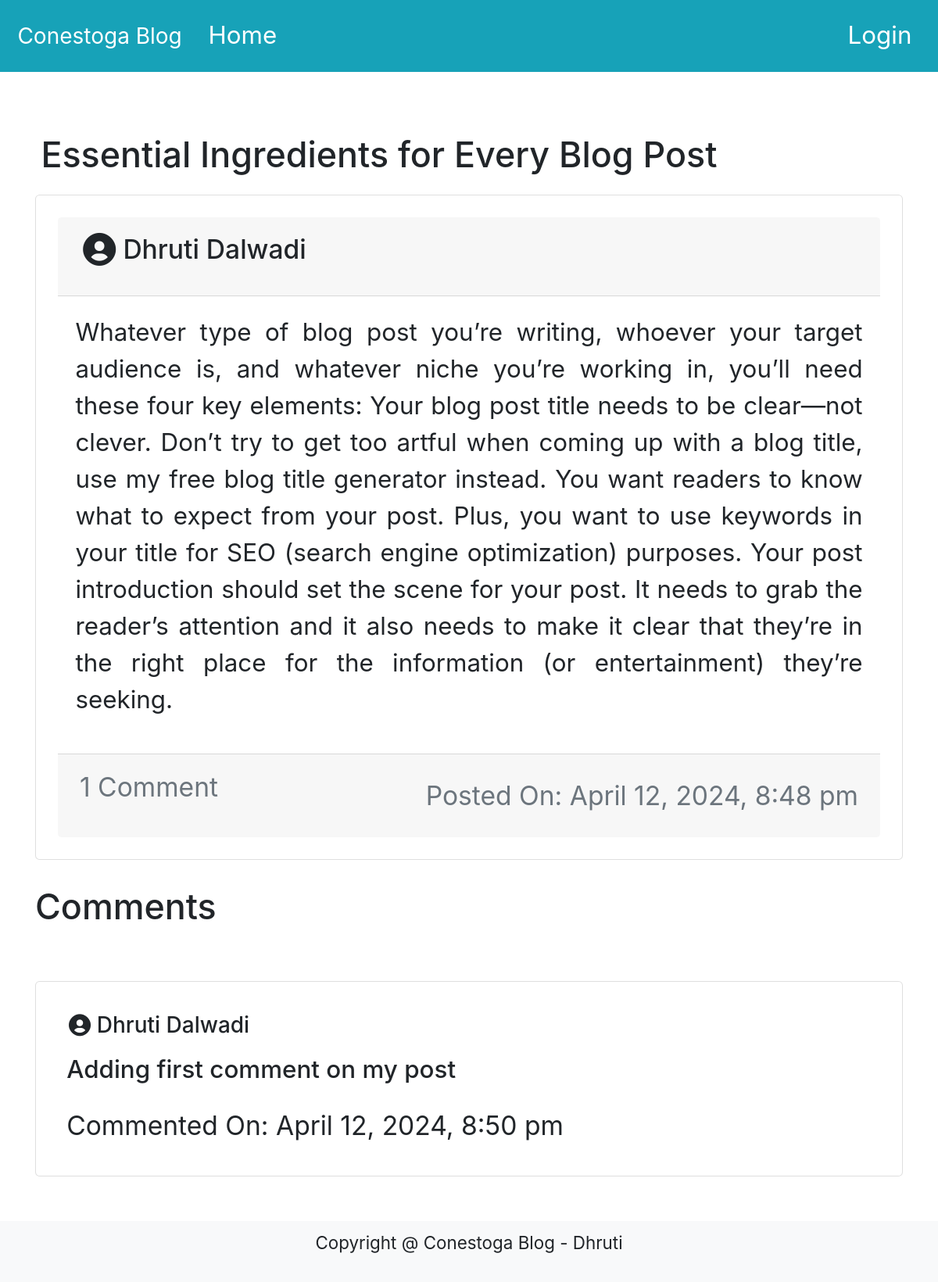
/conestoga_blog/posts/postDetail.php?postId=1, run on the app's committed database.
### tables this page shows
CREATE TABLE IF NOT EXISTS `posts` (
  `post_id` int NOT NULL AUTO_INCREMENT,
  `title` varchar(255) NOT NULL,
  `description` text NOT NULL,
  `created_by` int NOT NULL,
  `created_at` datetime NOT NULL DEFAULT CURRENT_TIMESTAMP,
  `total_likes` int NOT NULL DEFAULT '0',
  `total_comments` int NOT NULL DEFAULT '0',
  `updated_at` datetime NOT NULL,
  `status` enum('Active','Inactive') NOT NULL DEFAULT 'Active',
  `is_deleted` tinyint(1) NOT NULL DEFAULT '0',
  PRIMARY KEY (`post_id`)
);

CREATE TABLE IF NOT EXISTS `users` (
  `user_id` int NOT NULL AUTO_INCREMENT,
  `first_name` varchar(100) NOT NULL,
  `last_name` varchar(100) NOT NULL,
  `email_id` varchar(100) NOT NULL,
  `password` varchar(255) NOT NULL,
  `created_at` datetime NOT NULL DEFAULT CURRENT_TIMESTAMP,
  PRIMARY KEY (`user_id`)
);

CREATE TABLE IF NOT EXISTS `post_comments` (
  `post_comment_id` int NOT NULL AUTO_INCREMENT,
  `post_id` int NOT NULL,
  `comment_by` int NOT NULL,
  `created_at` datetime NOT NULL DEFAULT CURRENT_TIMESTAMP,
  `updated_at` datetime NOT NULL,
  `comment` text NOT NULL,
  PRIMARY KEY (`post_comment_id`)
);

### conestoga_blog/posts/postDetail.php (the view, shortened to what this page needs)
<?php
include_once('../db.php');
if(isset($_GET['postId'])){
    $postId = $_GET['postId'];
    $query = "SELECT posts.*, users.first_name, users.last_name FROM posts JOIN users ON posts.created_by = users.user_id WHERE post_id = $postId";
    $result = mysqli_query($conn,$query);
    $post = mysqli_fetch_assoc($result);
    $commentQuery = "SELECT post_comments.*, users.first_name, users.last_name,users.user_id FROM post_comments JOIN users ON post_comments.comment_by = users.user_id WHERE post_id = $postId ORDER BY post_comments.created_at DESC";
    $commentResult = mysqli_query($conn,$commentQuery);
    $postComments = mysqli_fetch_all($commentResult,MYSQLI_ASSOC);
}
?>
<?php include '../common/header.php'; ?>
<section class="container mb-5 section-margin">
    <div class="row justify-content-left">
        <h2 class="m-3"><?php echo $post['title']; ?></h2>
        <div class="col-md-12 mb-5">
            <div class="card">
                <div class="card-body">
                    <div class="card-header">
                        <h4 class="card-title d-flex align-items-center">
                            <i class="bx bxs-user-circle" style="font-size: 1.5em; margin-right: 5px;"></i>
                            <?php echo $post['first_name']. " ".$post['last_name']; ?>
                        </h4>
                    </div>
                    <p class="card-text p-3 post-desc text-justify"><?php echo $post['description']; ?></p>
                    <div class="card-footer text-muted d-flex justify-content-between align-items-center">
                        <p class="card-text">
                            <?php echo ($post['total_comments']) > 0 ? ($post['total_comments'] > 1 ? $post['total_comments'] ." Comments" : "1 Comment") :"No Comments Yet"; ?>
                        </p>
                        <p class="card-text">Posted On:
                            <?php echo date('F j, Y, g:i a', strtotime($post['created_at'])); ?></p>
                    </div>
                </div>
            </div>
            <?php
            if(sizeof($postComments) > 0){ ?>
            <h2 class="mt-4 mr-4">Comments</h2>
            <?php foreach ($postComments as $comment) { ?>
            <div class="card mt-5 p-2">
                <div class="card-body">
                    <h5 class="card-title d-flex align-items-center">
                        <i class="bx bxs-user-circle" style="font-size: 1.2em; margin-right: 5px;"></i>
                        <?php echo $comment['first_name']. " ".$comment['last_name']; ?>
                    </h5>
                    <p class="post-comment"><?php echo $comment["comment"]; ?></p>
                    <p class="card-text">Commented On:
                        <?php echo date('F j, Y, g:i a', strtotime($comment['created_at'])); ?></p>
                </div>
            </div>
            <?php
                }
            }
            ?>
        </div>
    </div>
</section>
<?php include '../common/footer.php' ?>

### conestoga_blog/css/style.css (style rules this page uses)
* { font-size: 1.4rem; box-sizing: border-box; }
.post-desc { font-size: 1.4rem !important; }
p { font-size: 1.5rem; }
.post-comment { font-weight: 500; font-size: 1.4rem; }
.section-margin { margin-top: 150px; }

### data on the page
posts: title "Essential Ingredients for Every Blog Post", users.first_name "Dhruti", users.last_name "Dalwadi", description "Whatever type of blog post you’re writing, whoever your target audience is, and whatever niche you’re working in, you’ll need these four key elements: Your blog post title needs to be clear—not clever. Don’t try to get too artful when coming up with a blog title, use my free blog title generator instead. You want readers to know what to expect from your post. Plus, you want to use keywords in your title for SEO (search engine optimization) purposes. Your post introduction should set the scene for your post. It needs to grab the reader’s attention and it also needs to make it clear that they’re in the right place for the information (or entertainment) they’re seeking.", created_at "April 12, 2024, 8:48 pm"
post_comments: users.first_name "Dhruti", users.last_name "Dalwadi", comment "Adding first comment on my post", created_at "April 12, 2024, 8:50 pm"
